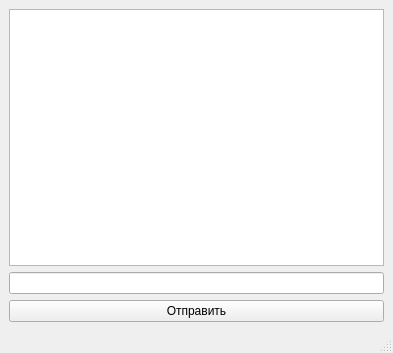
<?xml version="1.0" encoding="UTF-8"?>
<ui version="4.0">
 <class>MainWindow</class>
 <widget class="QMainWindow" name="MainWindow">
  <property name="geometry">
   <rect>
    <x>0</x>
    <y>0</y>
    <width>393</width>
    <height>353</height>
   </rect>
  </property>
  <property name="windowTitle">
   <string>Messenger</string>
  </property>
  <widget class="QWidget" name="centralwidget">
   <layout class="QGridLayout" name="gridLayout">
    <item row="1" column="0">
     <widget class="QLineEdit" name="lineEdit"/>
    </item>
    <item row="0" column="0">
     <widget class="QListView" name="listView"/>
    </item>
    <item row="2" column="0">
     <widget class="QPushButton" name="pushButton">
      <property name="text">
       <string>Отправить</string>
      </property>
     </widget>
    </item>
   </layout>
  </widget>
  <widget class="QMenuBar" name="menubar">
   <property name="geometry">
    <rect>
     <x>0</x>
     <y>0</y>
     <width>393</width>
     <height>22</height>
    </rect>
   </property>
  </widget>
  <widget class="QStatusBar" name="statusbar"/>
 </widget>
 <resources/>
 <connections/>
</ui>
